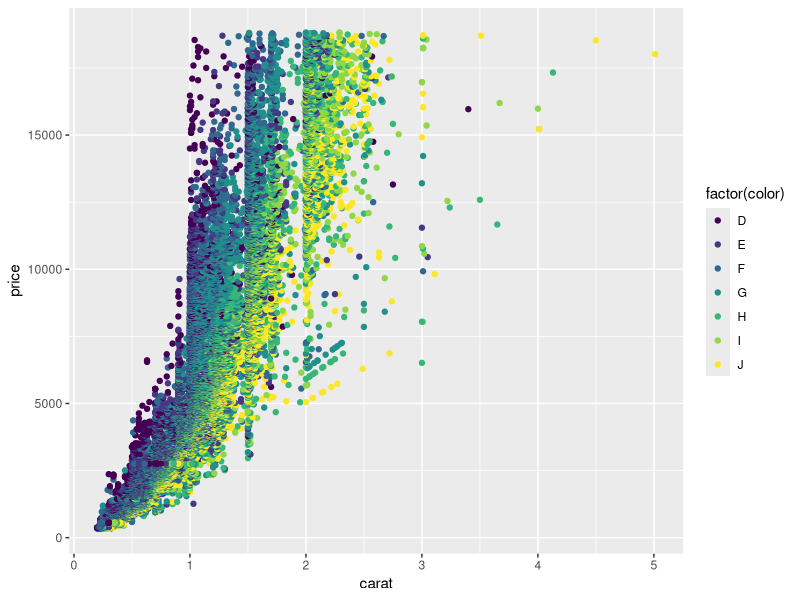

The R source for this figure:
## ---- chunk 1
library(tidyverse) 
library(ggplot2)
## ---- chunk 2
diamonds <- diamonds %>% rename(
    depth_pct = depth,
    length_mm = x,
    width_mm = y,
    depth_mm = z,
    table_pct = table
  )
## ---- chunk 3
diamonds <- diamonds %>% 
  filter(length_mm != 0 & width_mm != 0 & depth_mm != 0)

diamonds %>% 
  group_by(color) %>%
  ggplot(mapping=aes(x=carat,y=price,color=factor(color))) +
  geom_point()
## ---- chunk 4

diamonds <- diamonds %>%
  mutate(table_mm = table_pct * width_mm / 100) 

# Overall table_mm arithmetic mean?

diamonds %>%
  summarise(
    mean = mean(table_mm)
  )

# table_mm arithmetic mean within each clarity category
 
diamonds %>%
  group_by(clarity) %>%
  summarise(
    mean = mean(table_mm)
  )
## ---- chunk 5
# calculate the arithmetic mean across all numeric variables
diamonds %>%
  group_by(clarity) %>%
  summarise(
    across(where(is.double), list(mean = mean))
  )

## ---- chunk 6
# Write gmean() command



## ---- chunk 7

test_data <- list(
  test1 = c(2.1, 3.8, 4.2),
  test2 = c(1, 10, 100, 1000),
  test3 = c(0, 1, 4),
  test4 = c(0.38,  0.94, -1.56),
  test5 = c(TRUE, TRUE),
  test6 = c("6", "7", "8")
)


# Create for loop to test gmean() on the above examples


## ---- chunk 8
# Copy gmean() from Ex 3 and edit it to check the input





# Copy your code from Ex 4 to test your new command





## ---- chunk 9
# replicate the for loop from Ex 4 using the map (or a similar) function

## ---- chunk 10
# Overall table_mm arithmetic mean, median, and geometric mean?






# Arithmetic mean, median, and geometric mean of table_mm within each clarity category






## ---- chunk 11
# Create gmean2() that computes the geometric mean 
#   that uses the original definition






## ---- chunk 12
# Create a function that computes the harmonic mean







